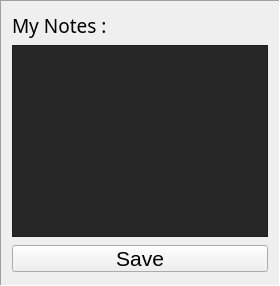
        <widget class="QFrame" name="frame_8">
         <property name="styleSheet">
          <string notr="true"/>
         </property>
         <property name="frameShape">
          <enum>QFrame::Panel</enum>
         </property>
         <property name="frameShadow">
          <enum>QFrame::Sunken</enum>
         </property>
         <property name="lamon" stdset="0">
          <bool>false</bool>
         </property>
         <layout class="QGridLayout" name="gridLayout_103">
          <item row="2" column="0">
           <widget class="QPlainTextEdit" name="plainTextEdit_3">
            <property name="palette">
             <palette>
              <active>
               <colorrole role="WindowText">
                <brush brushstyle="SolidPattern">
                 <color alpha="255">
                  <red>255</red>
                  <green>255</green>
                  <blue>255</blue>
                 </color>
                </brush>
               </colorrole>
               <colorrole role="Button">
                <brush brushstyle="SolidPattern">
                 <color alpha="255">
                  <red>39</red>
                  <green>39</green>
                  <blue>39</blue>
                 </color>
                </brush>
               </colorrole>
               <colorrole role="Text">
                <brush brushstyle="SolidPattern">
                 <color alpha="255">
                  <red>255</red>
                  <green>255</green>
                  <blue>255</blue>
                 </color>
                </brush>
               </colorrole>
               <colorrole role="ButtonText">
                <brush brushstyle="SolidPattern">
                 <color alpha="255">
                  <red>255</red>
                  <green>255</green>
                  <blue>255</blue>
                 </color>
                </brush>
               </colorrole>
               <colorrole role="Base">
                <brush brushstyle="SolidPattern">
                 <color alpha="255">
                  <red>39</red>
                  <green>39</green>
                  <blue>39</blue>
                 </color>
                </brush>
               </colorrole>
               <colorrole role="Window">
                <brush brushstyle="SolidPattern">
                 <color alpha="255">
                  <red>39</red>
                  <green>39</green>
                  <blue>39</blue>
                 </color>
                </brush>
               </colorrole>
               <colorrole role="Highlight">
                <brush brushstyle="SolidPattern">
                 <color alpha="255">
                  <red>213</red>
                  <green>0</green>
                  <blue>18</blue>
                 </color>
                </brush>
               </colorrole>
               <colorrole role="PlaceholderText">
                <brush brushstyle="NoBrush">
                 <color alpha="128">
                  <red>255</red>
                  <green>255</green>
                  <blue>255</blue>
                 </color>
                </brush>
               </colorrole>
              </active>
              <inactive>
               <colorrole role="WindowText">
                <brush brushstyle="SolidPattern">
                 <color alpha="255">
                  <red>255</red>
                  <green>255</green>
                  <blue>255</blue>
                 </color>
                </brush>
               </colorrole>
               <colorrole role="Button">
                <brush brushstyle="SolidPattern">
                 <color alpha="255">
                  <red>39</red>
                  <green>39</green>
                  <blue>39</blue>
                 </color>
                </brush>
               </colorrole>
               <colorrole role="Text">
                <brush brushstyle="SolidPattern">
                 <color alpha="255">
                  <red>255</red>
                  <green>255</green>
                  <blue>255</blue>
                 </color>
                </brush>
               </colorrole>
               <colorrole role="ButtonText">
                <brush brushstyle="SolidPattern">
                 <color alpha="255">
                  <red>255</red>
                  <green>255</green>
                  <blue>255</blue>
                 </color>
                </brush>
               </colorrole>
               <colorrole role="Base">
                <brush brushstyle="SolidPattern">
                 <color alpha="255">
                  <red>39</red>
                  <green>39</green>
                  <blue>39</blue>
                 </color>
                </brush>
               </colorrole>
               <colorrole role="Window">
                <brush brushstyle="SolidPattern">
                 <color alpha="255">
                  <red>39</red>
                  <green>39</green>
                  <blue>39</blue>
                 </color>
                </brush>
               </colorrole>
               <colorrole role="Highlight">
                <brush brushstyle="SolidPattern">
                 <color alpha="255">
                  <red>213</red>
                  <green>0</green>
                  <blue>18</blue>
                 </color>
                </brush>
               </colorrole>
               <colorrole role="PlaceholderText">
                <brush brushstyle="NoBrush">
                 <color alpha="128">
                  <red>255</red>
                  <green>255</green>
                  <blue>255</blue>
                 </color>
                </brush>
               </colorrole>
              </inactive>
              <disabled>
               <colorrole role="WindowText">
                <brush brushstyle="SolidPattern">
                 <color alpha="255">
                  <red>255</red>
                  <green>255</green>
                  <blue>255</blue>
                 </color>
                </brush>
               </colorrole>
               <colorrole role="Button">
                <brush brushstyle="SolidPattern">
                 <color alpha="255">
                  <red>39</red>
                  <green>39</green>
                  <blue>39</blue>
                 </color>
                </brush>
               </colorrole>
               <colorrole role="Text">
                <brush brushstyle="SolidPattern">
                 <color alpha="255">
                  <red>255</red>
                  <green>255</green>
                  <blue>255</blue>
                 </color>
                </brush>
               </colorrole>
               <colorrole role="ButtonText">
                <brush brushstyle="SolidPattern">
                 <color alpha="255">
                  <red>255</red>
                  <green>255</green>
                  <blue>255</blue>
                 </color>
                </brush>
               </colorrole>
               <colorrole role="Base">
                <brush brushstyle="SolidPattern">
                 <color alpha="255">
                  <red>39</red>
                  <green>39</green>
                  <blue>39</blue>
                 </color>
                </brush>
               </colorrole>
               <colorrole role="Window">
                <brush brushstyle="SolidPattern">
                 <color alpha="255">
                  <red>39</red>
                  <green>39</green>
                  <blue>39</blue>
                 </color>
                </brush>
               </colorrole>
               <colorrole role="Highlight">
                <brush brushstyle="SolidPattern">
                 <color alpha="255">
                  <red>51</red>
                  <green>153</green>
                  <blue>255</blue>
                 </color>
                </brush>
               </colorrole>
               <colorrole role="PlaceholderText">
                <brush brushstyle="NoBrush">
                 <color alpha="128">
                  <red>255</red>
                  <green>255</green>
                  <blue>255</blue>
                 </color>
                </brush>
               </colorrole>
              </disabled>
             </palette>
            </property>
            <property name="font">
             <font>
              <family>Segoe UI Black</family>
              <pointsize>14</pointsize>
              <weight>75</weight>
              <italic>false</italic>
              <bold>true</bold>
             </font>
            </property>
            <property name="styleSheet">
             <string notr="true"/>
            </property>
            <property name="plainText">
             <string/>
            </property>
           </widget>
          </item>
          <item row="3" column="0">
           <layout class="QGridLayout" name="gridLayout_104">
            <item row="0" column="0">
             <widget class="QPushButton" name="pushButton_5">
              <property name="cursor">
               <cursorShape>PointingHandCursor</cursorShape>
              </property>
              <property name="styleSheet">
               <string notr="true">min-height : 25;
margin-bottom : 2px;
margin-top : 2px;
font-size : 16pt</string>
              </property>
              <property name="text">
               <string>Save</string>
              </property>
              <property name="shortcut">
               <string>Ctrl+S</string>
              </property>
             </widget>
            </item>
           </layout>
          </item>
          <item row="0" column="0">
           <widget class="QLabel" name="label_27">
            <property name="font">
             <font>
              <family>Impact</family>
              <pointsize>14</pointsize>
              <weight>50</weight>
              <italic>false</italic>
              <bold>false</bold>
             </font>
            </property>
            <property name="styleSheet">
             <string notr="true">border-color:transparent;
font-size : 14pt</string>
            </property>
            <property name="text">
             <string>My Notes :</string>
            </property>
           </widget>
          </item>
         </layout>
        </widget>
